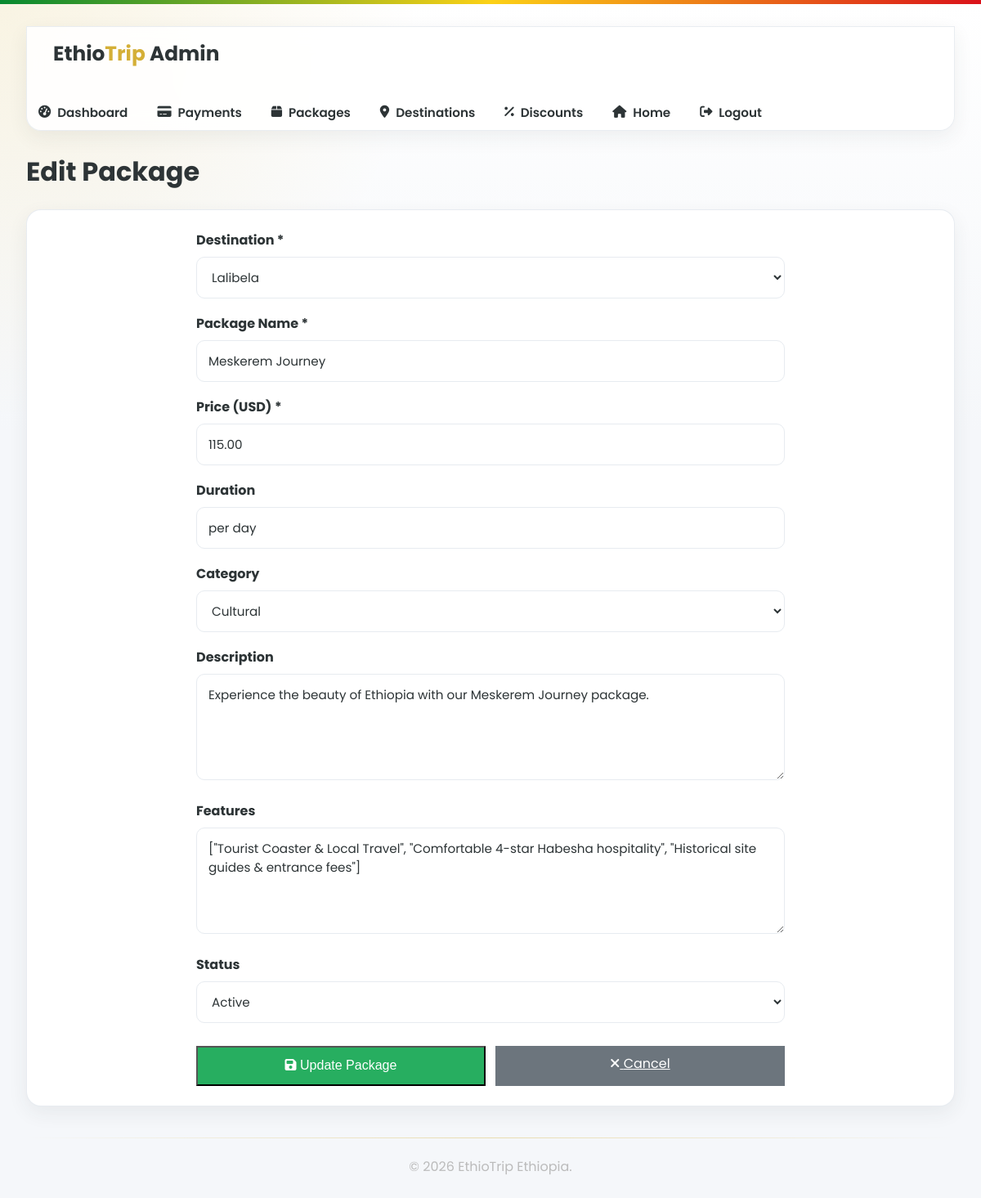
Screenshot of /ethiotrip1/ethiotrip/public/admin/packages/edit?id=1 (signed in) with the database file from the repository.
### tables this page shows
CREATE TABLE packages (
    id INT PRIMARY KEY AUTO_INCREMENT,
    destination_id INT NULL,
    name VARCHAR(100) NOT NULL,
    price DECIMAL(10,2) NOT NULL,
    duration VARCHAR(50) DEFAULT NULL,
    description TEXT,
    features TEXT,
    category VARCHAR(50) DEFAULT NULL,
    is_active BOOLEAN DEFAULT TRUE,
    created_at TIMESTAMP DEFAULT CURRENT_TIMESTAMP,
    FOREIGN KEY (destination_id) REFERENCES destinations(id) ON DELETE SET NULL
);

CREATE TABLE destinations (
    id INT PRIMARY KEY AUTO_INCREMENT,
    name VARCHAR(100) NOT NULL,
    location VARCHAR(100),
    short_description VARCHAR(500),
    description TEXT,
    travel_guide TEXT,
    best_time VARCHAR(100),
    price DECIMAL(10,2) DEFAULT 0.00,
    activities TEXT,
    churches TEXT,
    image_url VARCHAR(255),
    image_path VARCHAR(255),
    attachment_path VARCHAR(255),
    is_active BOOLEAN DEFAULT TRUE,
    created_at TIMESTAMP DEFAULT CURRENT_TIMESTAMP
);

### backend/bootstrap.php (called while the page is built, shortened)
<?php
spl_autoload_register(function ($class) {
    $prefix = 'Backend\\';
    $base_dir = __DIR__ . '/';
    $len = strlen($prefix);
    $relative_class = substr($class, $len);
    $file = $base_dir . str_replace('\\', '/', $relative_class) . '.php';
});
?>

### backend/Config/config.php (called while the page is built)
<?php
return [
    'app_name' => 'EthioTrip',
    'base_path' => '/ethiotrip1/ethiotrip/public',
    'app_url' => 'http://localhost/ethiotrip1/ethiotrip/public',
    'debug' => false,
    'timezone' => 'Africa/Addis_Ababa',
];
?>

### backend/Core/Database.php (called while the page is built, shortened)
<?php
class Database {
    private static $instance = null;
    private $connection;
    private function __construct() {
        $config = require __DIR__ . '/../Config/database.php';
        $this->connection = new \mysqli(
            $config['host'],
            $config['username'],
            $config['password'],
            $config['database']
        );
        $this->connection->set_charset($config['charset']);
    }
    public static function getInstance() {
        if (self::$instance === null) {
            self::$instance = new Database();
        }
        return self::$instance;
    }
    public function getConnection() {
        return $this->connection;
    }
}
?>

### backend/Config/database.php (called while the page is built)
<?php
return [
    'host' => 'localhost',
    'database' => 'ethiotrip_db',
    'username' => 'root',
    'password' => '',
    'charset' => 'utf8mb4',
];
?>

### backend/Controllers/PackageController.php (called while the page is built, shortened)
<?php
class PackageController extends Controller {
    private Package $packageModel;
    private Destination $destinationModel;
    public function __construct() {
        $this->packageModel = new Package();
        $this->destinationModel = new Destination();
    }
    private function getDestinationsList(): array {
        $result = $this->destinationModel->all();
        $list = [];
        if ($result instanceof \mysqli_result) {
            while ($row = $result->fetch_assoc()) {
                $list[] = $row;
            }
        }
        return $list;
    }
    public function showEdit(): void {
        $id = intval($_GET['id'] ?? 0);
        $package = $this->packageModel->findById($id);
        $this->render('admin.package_form', [
            'formAction' => '/ethiotrip1/ethiotrip/public/admin/packages/edit?id=' . $id,
            'pageTitle' => 'Edit Package',
            'buttonText' => 'Update Package',
            'form' => $package,
            'destinations' => $this->getDestinationsList(),
            'errors' => [],
        ]);
    }
}

### public/index.php (called while the page is built, shortened)
<?php
require_once __DIR__ . '/../backend/bootstrap.php';
$requestUri = $_SERVER['REQUEST_URI'];
$config = require __DIR__ . '/../backend/Config/config.php';
$basePath = rtrim($config['base_path'] ?? '', '/');
$route = preg_replace('#^' . preg_quote($basePath, '#') . '#i', '', $requestUri, 1);
$route = strtok($route, '?');
$router = new Router();
$routes = require __DIR__ . '/../routes/web.php';
foreach ($routes as $method => $routeList) {
    foreach ($routeList as $path => $handler) {
        $router->add($method, $path, $handler);
    }
}
$router->dispatch($_SERVER['REQUEST_METHOD'], $route);
?>

### backend/Core/Model.php (called while the page is built, shortened)
<?php
class Model {
    protected $db;
    protected $table;
    public function __construct() {
        $this->db = Database::getInstance()->getConnection();
    }
    public function find($id) {
        $stmt = $this->db->prepare("SELECT * FROM {$this->table} WHERE id = ?");
        $stmt->bind_param("i", $id);
        $stmt->execute();
        return $stmt->get_result()->fetch_assoc();
    }
}
?>

### backend/Models/Destination.php (called while the page is built, shortened)
<?php
class Destination extends Model {
    public function all() {
        return $this->db->query("SELECT * FROM destinations ORDER BY name ASC");
    }
}

### backend/Models/Package.php (called while the page is built, shortened)
<?php
class Package extends Model {
    public function findById($id) {
        return $this->find((int) $id);
    }
}

### backend/Views/admin/package_form.php (the view, shortened to what this page needs)
<!DOCTYPE html>
<html lang="en">
<head>
    <link rel="stylesheet" href="https://cdnjs.cloudflare.com/ajax/libs/font-awesome/6.4.0/css/all.min.css">
    <?php require __DIR__ . '/../partials/admin_head.php'; ?>
</head>
<body>
    <div class="page">
        <?php require __DIR__ . '/../partials/admin_navbar.php'; ?>
        <div class="header">
            <div>
                <h1><?php echo htmlspecialchars($pageTitle); ?></h1>
            </div>
        </div>
        <div class="card">
            <div class="form-container">
                <form method="POST" action="<?php echo htmlspecialchars($formAction); ?>">
                    <div class="form-group">
                        <label>Destination *</label>
                        <select name="destination_id" required>
                            <?php foreach (($destinations ?? []) as $dest): ?>
                                <option value="<?php echo (int) $dest['id']; ?>" <?php echo ((int)($form['destination_id'] ?? 0) === (int)$dest['id']) ? 'selected' : ''; ?>>
                                    <?php echo htmlspecialchars($dest['name']); ?>
                                </option>
                            <?php endforeach; ?>
                        </select>
                    </div>
                    <div class="form-group">
                        <label>Package Name *</label>
                        <input type="text" name="name" value="<?php echo htmlspecialchars($form['name'] ?? ''); ?>" required>
                    </div>
                    <div class="form-group">
                        <label>Price (USD) *</label>
                        <input type="number" step="0.01" min="0.01" name="price" value="<?php echo htmlspecialchars($form['price'] ?? ''); ?>" required>
                    </div>
                    <div class="form-group">
                        <label>Duration</label>
                        <input type="text" name="duration" value="<?php echo htmlspecialchars($form['duration'] ?? ''); ?>" placeholder="e.g., 3 Days / 2 Nights">
                    </div>
                    <div class="form-group">
                        <label>Category</label>
                        <select name="category">
                            <option value="cultural" <?php echo (($form['category'] ?? '') === 'cultural') ? 'selected' : ''; ?>>Cultural</option>
                        </select>
                    </div>
                    <div class="form-group">
                        <label>Description</label>
                        <textarea name="description"><?php echo htmlspecialchars($form['description'] ?? ''); ?></textarea>
                    </div>
                    <div class="form-group">
                        <label>Features</label>
                        <textarea name="features" placeholder="Enter one feature per line..."><?php echo htmlspecialchars($form['features'] ?? ''); ?></textarea>
                    </div>
                    <div class="form-group">
                        <label>Status</label>
                        <select name="is_active">
                            <option value="1" <?php echo (!empty($form['is_active']) || !isset($form['is_active'])) ? 'selected' : ''; ?>>Active</option>
                        </select>
                    </div>
                    <div class="form-actions">
                        <button type="submit" class="button-save"><i class="fas fa-save"></i> <?php echo htmlspecialchars($buttonText); ?></button>
                        <a href="/ethiotrip1/ethiotrip/public/admin/packages" class="button-cancel"><i class="fas fa-times"></i> Cancel</a>
                    </div>
                </form>
            </div>
        </div>
        <footer class="footer">
            <div class="footer-inner">© <?php echo date('Y'); ?> EthioTrip Ethiopia.</div>
        </footer>
    </div>
</body>
</html>

### backend/Core/Router.php (shortened to what this page needs)
<?php
class Router {
    private $routes = [];
    public function add($method, $path, $handler) {
        $this->routes[] = [
            'method' => $method,
            'path' => $path,
            'handler' => $handler
        ];
    }
    public function dispatch($method, $uri) {
        $uri = strtok($uri, '?');
        foreach ($this->routes as $route) {
            if ($route['method'] === $method && $route['path'] === $uri) {
                if (is_string($route['handler'])) {
                    $parts = explode('@', $route['handler']);
                    if (count($parts) === 2) {
                        $controllerName = 'Backend\\Controllers\\' . $parts[0];
                        $methodName = $parts[1];
                        if (class_exists($controllerName)) {
                            $controller = new $controllerName();
                            if (method_exists($controller, $methodName)) {
                                call_user_func([$controller, $methodName]);
                                return;
                            }
                        }
                    }
                }
            }
        }
    }
}
?>

### public/css/backend.css (style rules this page uses)
:root { --bg: #f5f7fa; --surface: #ffffff; --surface-soft: #f8f9fb; --ink: #2d3436; --muted: #636e72; --gold: #d4af37; --gold-dark: #b98f16; --line: #e7ebf0; --success-bg: #eaf8ef; --success: #176b38; --danger-bg: #fdecec; --danger: #a82721; --warning-bg: #fff5dc; --warning: #765100; --shadow: 0 18px 45px rgba(45, 52, 54, 0.1); --shadow-soft: 0 8px 24px rgba(45, 52, 54, 0.07); --radius: 18px; }
* { box-sizing: border-box; }
body { margin: 0; min-height: 100vh; font-family: 'Poppins', sans-serif; color: var(--ink); background: radial-gradient(circle at top left, rgba(212, 175, 55, 0.14), transparent 32rem), linear-gradient(180deg, #ffffff 0%, var(--bg) 36%); }
body::before { content: ""; position: fixed; inset: 0 0 auto 0; height: 5px; background: linear-gradient(90deg, #078930, #fcd116, #da121a); z-index: 10; }
a { color: inherit; }
.page { width: min(1200px, calc(100% - 32px)); margin: 0 auto; padding: 32px 0 0; min-height: 100vh; display: flex; flex-direction: column; }
.navbar, .header { display: flex; align-items: center; justify-content: space-between; gap: 18px; flex-wrap: wrap; }
.header { margin: 0 0 22px; }
.header h1, .hero h1, .card h1 { margin: 0; letter-spacing: 0; }
.card { display: flex; flex-direction: column; align-items: stretch; gap: 16px; background: var(--surface); border: 1px solid rgba(231, 235, 240, 0.92); border-radius: var(--radius); padding: 24px; box-shadow: var(--shadow-soft); }
input, select, textarea { width: 100%; padding: 13px 14px; border: 1px solid var(--line); border-radius: 10px; font-size: 0.95rem; font-family: inherit; background: #fff; color: var(--ink); outline: none; transition: border-color 0.18s ease, box-shadow 0.18s ease; }
textarea { resize: vertical; min-height: 130px; }
.form-group { margin-bottom: 18px; }
label { display: block; margin-bottom: 8px; font-weight: 700; color: var(--ink); }
.footer { margin-top: auto; padding: 38px 0 26px; color: #bbb; }
.footer-inner, .footer { text-align: center; }
.footer::before { content: ""; display: block; width: 100%; height: 1px; background: linear-gradient(90deg, transparent, rgba(212, 175, 55, 0.38), transparent); margin-bottom: 22px; }

### public/css/responsive.css (style rules this page uses)
:root { --touch-min: 44px; --page-pad: clamp(16px, 4vw, 32px); --nav-height: 64px; }
html { -webkit-text-size-adjust: 100%; scroll-padding-top: calc(var(--nav-height) + 12px); }
.btn, .button, .btn-select, .btn-pkg, .btn-book, .btn-read, .btn-dashboard, .button-save, .button-cancel, .btn-add, .btn-edit, .btn-delete, .btn-view, .btn-approve, .btn-reject, .btn-primary, .link-button, .tab-btn, .modal-btn, .quick-btn, .help-nav-btn { min-height: var(--touch-min); padding: 12px 20px; font-size: clamp(0.85rem, 2.5vw, 1rem); line-height: 1.3; touch-action: manipulation; }
.form-container { width: 100%; max-width: 720px; margin: 0 auto; }
.form-actions { display: flex; flex-wrap: wrap; gap: 12px; margin-top: 28px; align-items: stretch; }
.form-actions .button-save, .form-actions .button-cancel, .form-actions .button, .form-actions a, .form-actions button { flex: 1 1 160px; min-width: min(100%, 140px); text-align: center; }
.header { flex-wrap: wrap; gap: 16px; }
.page { width: min(1200px, 100%) !important; padding-left: var(--page-pad) !important; padding-right: var(--page-pad) !important; }
body { overflow-x: hidden; }

### backend/Views/admin/package_form.php (style rules this page uses)
.button-save { background: #27ae60; color: #fff; box-shadow: none; }
.button-cancel { background: #6c757d; color: #fff; box-shadow: none; }

### rows the page displays
packages: destination_id "Lalibela", name "Meskerem Journey", price "115.00", duration "per day", category "Cultural", description "Experience the beauty of Ethiopia with our Meskerem Journey package.", features "[\"Tourist Coaster & Local Travel\", \"Comfortable 4-star Habesha hospitality\", \"Historical site guides & entrance fees\"]", is_active "Active"
